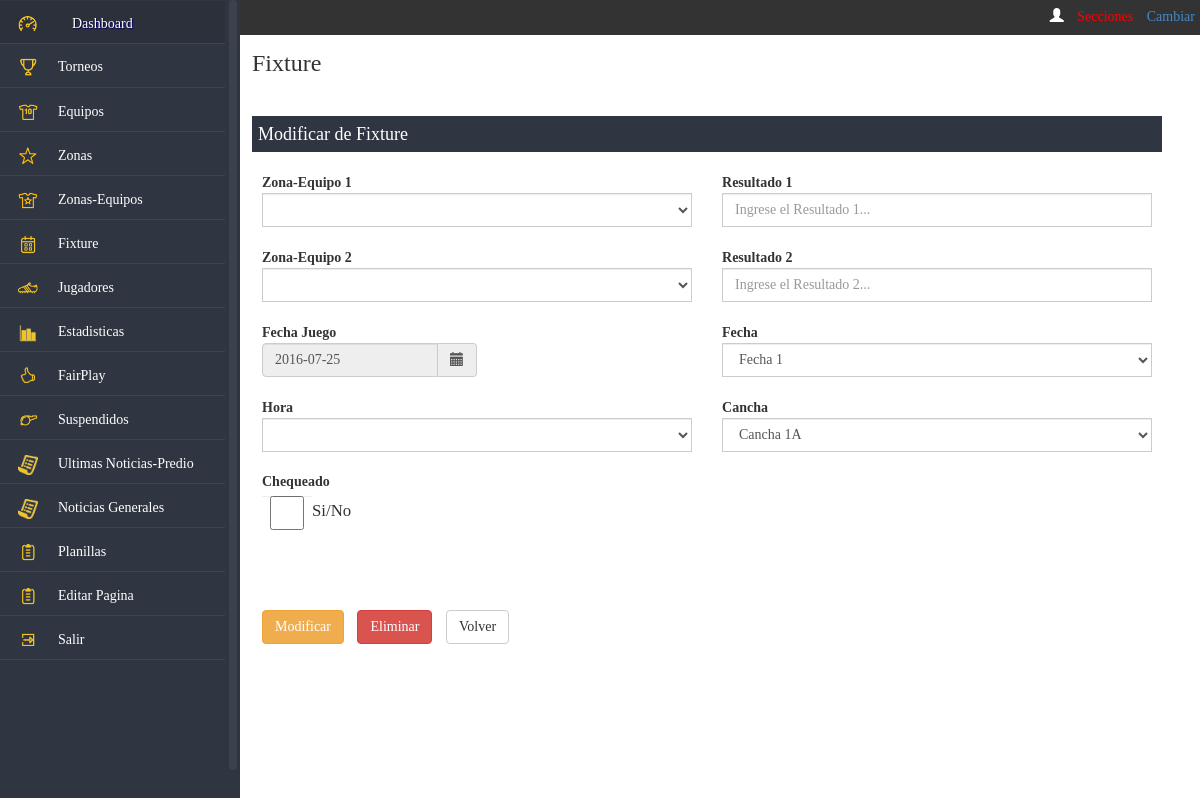
Page /dashboard/fixture/modificar.php?id=6789 (signed in) on the committed database.
### tables this page shows
CREATE TABLE IF NOT EXISTS `predio_menu` (
  `idmenu` int(11) NOT NULL AUTO_INCREMENT,
  `url` varchar(45) NOT NULL,
  `icono` varchar(45) DEFAULT NULL,
  `nombre` varchar(45) NOT NULL,
  `Orden` smallint(6) DEFAULT NULL,
  `hover` varchar(45) DEFAULT NULL,
  `permiso` varchar(50) DEFAULT NULL,
  `administracion` bit(1) DEFAULT NULL,
  `torneo` bit(1) DEFAULT NULL,
  `reportes` bit(1) DEFAULT NULL,
  PRIMARY KEY (`idmenu`)
);

CREATE TABLE IF NOT EXISTS `tbfechas` (
  `idfecha` int(11) NOT NULL AUTO_INCREMENT,
  `tipofecha` varchar(10) DEFAULT NULL,
  `resumen` varchar(50000) DEFAULT NULL,
  PRIMARY KEY (`idfecha`)
);

CREATE TABLE IF NOT EXISTS `tbcanchas` (
  `idcancha` int(11) NOT NULL AUTO_INCREMENT,
  `cancha` varchar(55) NOT NULL,
  `coordenadas` point DEFAULT NULL,
  `refcountry` int(11) NOT NULL,
  PRIMARY KEY (`idcancha`)
);

### includes/appconfig.php (called while the page is built, shortened)
<?php
class appconfig {
function conexion() {
		$hostname = "localhost";
		$database = "ssaic";
		$username = "root";
		$password = "";
		$conexion = array("hostname" => $hostname,
						  "database" => $database,
						  "username" => $username,
						  "password" => $password);
		return $conexion;
}
}
?>

### dashboard/fixture/modificar.php (the view, shortened to what this page needs)
<?php
if (!isset($_SESSION['usua_predio']))
{
	header('Location: ../../error.php');
} else {
include ('../../includes/funciones.php');
include ('../../includes/funcionesHTML.php');
$serviciosFunciones 	= new Servicios();
$serviciosHTML 			= new ServiciosHTML();
$serviciosZonasEquipos 	= new ServiciosZonasEquipos();
$resMenu = $serviciosHTML->menu(utf8_encode($_SESSION['nombre_predio']),"Fixture",$_SESSION['refroll_predio'],utf8_encode($_SESSION['torneo_predio']),0,1,0);
$id = $_GET['id'];
$resResultado = $serviciosZonasEquipos->TraerFixturePorId($id);
$tabla 			= "dbfixture";
$lblCambio	 	= array("reftorneoge_a","resultado_a","reftorneoge_b","resultado_b","fechajuego","refFecha","cancha");
$lblreemplazo	= array("Zona-Equipo 1","Resultado 1","Zona-Equipo 2","Resultado 2","Fecha Juego","Fecha","Cancha");
$cadRef = '';
$cadRefb = '';
$resFechas 	= $serviciosFunciones->TraerFecha();
$cadRef2 = '';
while ($rowZ = mysql_fetch_array($resFechas)) {
	if (mysql_result($resResultado,0,'refFecha') == $rowZ[0]) {
		$cadRef2 = $cadRef2.'<option value="'.$rowZ[0].'" selected>'.utf8_encode($rowZ[1]).'</option>';
	} else {
		$cadRef2 = $cadRef2.'<option value="'.$rowZ[0].'">'.utf8_encode($rowZ[1]).'</option>';
	}
}
$resCanchas 	= $serviciosFunciones->TraerCanchas();
$cadRef3 = '';
while ($rowC = mysql_fetch_array($resCanchas)) {
	if (mysql_result($resResultado,0,'cancha') == $rowC[1]) {
		$cadRef3 = $cadRef3.'<option value="'.$rowC[0].'" selected>'.utf8_encode($rowC[1]).'</option>';
	} else {
		$cadRef3 = $cadRef3.'<option value="'.$rowC[0].'">'.utf8_encode($rowC[1]).'</option>';
	}
}
$cadRef4 = '';
$refdescripcion = array(0 => $cadRef,1=>$cadRefb,2=>$cadRef2,3=>$cadRef3,4=>$cadRef4);
$refCampo	 	= array("reftorneoge_a","reftorneoge_b","refFecha","cancha","Hora");
$formulario 	= $serviciosFunciones->camposTablaModificar($id, "idfixture", "modificarFixture",$tabla,$lblCambio,$lblreemplazo,$refdescripcion,$refCampo);
?>
<!DOCTYPE HTML>
<html>
<head>
<link href="../../css/estiloDash.css" rel="stylesheet" type="text/css">
    <link rel="stylesheet" href="../../css/jquery-ui.css">
    <link rel="stylesheet" href="../../bootstrap/css/bootstrap.min.css"/>
	<link rel="stylesheet" href="../../css/bootstrap-datetimepicker.min.css">
    <link rel="stylesheet" href="../../css/bootstrap-timepicker.css">
   <link href="../../css/perfect-scrollbar.css" rel="stylesheet">
</head>
<body>
 <?php echo $resMenu; ?>
<div id="content">
<h3>Fixture</h3>
    <div class="boxInfoLargo">
        <div id="headBoxInfo">
        	<p style="color: #fff; font-size:18px; height:16px;">Modificar de Fixture</p>
        </div>
    	<div class="cuerpoBox">
        	<form class="form-inline formulario" role="form">
			<div class="row">
			<?php echo $formulario; ?>
            </div>
            <div class='row' style="margin-left:25px; margin-right:25px;">
                <div class='alert'>
                </div>
            </div>
            <div class="row">
                <div class="col-md-12">
                <ul class="list-inline" style="margin-top:15px;">
                    <li>
                        <button type="button" class="btn btn-warning" id="cargar" style="margin-left:0px;">Modificar</button>
                    </li>
                    <li>
                        <button type="button" class="btn btn-danger varborrar" id="<?php echo $id; ?>" style="margin-left:0px;">Eliminar</button>
                    </li>
                    <li>
                        <button type="button" class="btn btn-default volver" style="margin-left:0px;">Volver</button>
                    </li>
                </ul>
                </div>
            </div>
            </form>
    	</div>
    </div>
</div>
<?php } ?>
</body>
</html>

### includes/funcionesHTML.php (shortened to what this page needs)
<?php
class ServiciosHTML {
function menu($usuario,$titulo,$rol,$torneo,$admin,$torneos,$reportes) {
	$sql = "select idmenu,url,icono, nombre, permiso
				from predio_menu
				where permiso like '%".$rol."%'
					  and administracion = ".$admin."
					  and torneo = ".$torneos."
					  and reportes = ".$reportes."
				order by orden";
	$res = $this->query($sql,0);
	$cadmenu = "";
	while ($row = mysql_fetch_array($res)) {
		if ($titulo == $row['nombre']) {
			$row['url'] = "index.php";
		}
		if (strpos($row['permiso'],$rol) !== false) {
			if ($row['idmenu'] == 1) {
				$cadmenu = $cadmenu.'<li class="arriba"><div class="'.$row['icono'].'"></div><a href="'.$row['url'].'">'.$row['nombre'].'</a></li>';
			} else {
				$cadmenu = $cadmenu.'<li><div class="'.$row['icono'].'"></div><a href="'.$row['url'].'">'.$row['nombre'].'</a></li>';
			}
		}
	}
	$menu = '
		<div style="background-color:#333; position:absolute; top:0;left:0; height:35px; width:100%; color:#FFF; padding-top:7px;" align="right">
			<ul class="list-inline">
				<li><span class="glyphicon glyphicon-user"></span> '.$usuario.'</li>
				<li><a href="../seccion.php" style="color:#F00;" id="seccionmenu">Secciones </a></li>
				<li style="color:#FC0;">'.$torneo.' <a href="../torneos/cambiartorneo.php"> Cambiar</a></li>
			</ul>
		</div>
		<div style="height:30px;">
		</div>
		<div id="navigation" >
				<nav class="nav col-md-12 col-xs-12">
					<ul>
						'.$cadmenu.'
					</ul>
				</nav>
			 </div>
		</div>';
	return $menu;
}
Function query($sql,$accion) {
		require_once 'appconfig.php';
		$appconfig	= new appconfig();
		$datos		= $appconfig->conexion();
		$hostname	= $datos['hostname'];
		$database	= $datos['database'];
		$username	= $datos['username'];
		$password	= $datos['password'];
		$conex = mysql_connect($hostname,$username,$password) or die ("no se puede conectar".mysql_error());
		$result = mysql_query($sql,$conex);
		return $result;
	}
}
?>

### includes/funciones.php (shortened to what this page needs)
<?php
class Servicios {
	function TraerFixturePorId($id) {
		$sql = "SELECT idfixture,
					reftorneoge_a,
					resultado_a,
					reftorneoge_b,
					resultado_b,
					fechajuego,
					reffecha,
					hora,
					cancha,
					(CASE WHEN chequeado =1
					THEN  '1'
					ELSE  '0'
					END
					) AS chequeado
				FROM dbfixture
				where idfixture = ".$id;
		return $this->query($sql,0);
	}
	function camposTablaModificar($id,$lblid,$accion,$tabla,$lblcambio,$lblreemplazo,$refdescripcion,$refCampo) {
		switch ($tabla) {
			case 'dbfixture':
				$resMod = $this->TraerFixturePorId($id);
				break;
		}
		$sql	=	"show columns from ".$tabla;
		$res 	=	$this->query($sql,0);
		$camposEscondido = "";
		if ($res == false) {
			return 'Error al traer datos';
		} else {
			$form	=	'';
			while ($row = mysql_fetch_array($res)) {
				$i = 0;
				foreach ($lblcambio as $cambio) {
					if ($row[0] == $cambio) {
						$label = $lblreemplazo[$i];
						$i = 0;
						break;
					} else {
						$label = $row[0];
					}
					$i = $i + 1;
				}
				if ($row[3] != 'PRI') {
					if (strpos($row[1],"decimal") !== false) {
						$form	=	$form.'
						<div class="form-group col-md-6">
							<label for="'.$label.'" class="control-label" style="text-align:left">'.ucwords($label).'</label>
							<div class="input-group col-md-12">
								<span class="input-group-addon">$</span>
								<input type="text" class="form-control" id="'.strtolower($row[0]).'" name="'.strtolower($row[0]).'" value="'.mysql_result($resMod,0,$row[0]).'" required>
								<span class="input-group-addon">.00</span>
							</div>
						</div>
						';
					} else {
						if ( in_array($row[0],$refCampo) ) {
							$campo = strtolower($row[0]);
							$option = $refdescripcion[array_search($row[0], $refCampo)];
							$form	=	$form.'
							<div class="form-group col-md-6">
								<label for="'.$campo.'" class="control-label" style="text-align:left">'.$label.'</label>
								<div class="input-group col-md-12">
									<select class="form-control" id="'.strtolower($campo).'" name="'.strtolower($campo).'">
										';
							$form	=	$form.$option;
							$form	=	$form.'		</select>
								</div>
							</div>
							';
						} else {
							if (strpos($row[1],"bit") !== false) {
								$label = ucwords($label);
								$campo = strtolower($row[0]);
								$activo = '';
								$form	=	$form.'
								<div class="form-group col-md-6">
									<label for="'.$campo.'" class="control-label" style="text-align:left">'.$label.'</label>
									<div class="input-group col-md-12 fontcheck">
										<input type="checkbox" '.$activo.' class="form-control" id="'.$campo.'" name="'.$campo.'" style="width:50px;" required> <p>Si/No</p>
									</div>
								</div>
								';
							} else {
								if (strpos($row[1],"date") !== false) {
									$label = ucwords($label);
									$campo = strtolower($row[0]);
									$form	=	$form.'
									<div class="form-group col-md-6">
										<label for="'.$campo.'" class="control-label" style="text-align:left">'.$label.'</label>
										<div class="input-group date form_date col-md-6" data-date="" data-date-format="dd MM yyyy" data-link-field="'.$campo.'" data-link-format="yyyy-mm-dd">
											<input class="form-control" value="'.mysql_result($resMod,0,$row[0]).'" size="50" type="text" value="" readonly>
											<span class="input-group-addon"><span class="glyphicon glyphicon-calendar"></span></span>
										</div>
										<input type="hidden" name="'.$campo.'" id="'.$campo.'" value="'.mysql_result($resMod,0,$row[0]).'" />
									</div>
									';
								} else {
									if (strpos($row[1],"time") !== false) {
										$label = ucwords($label);
										$campo = strtolower($row[0]);
										$form	=	$form.'
										<div class="form-group col-md-6">
											<label for="'.$campo.'" class="control-label" style="text-align:left">'.$label.'</label>
											<div class="input-group bootstrap-timepicker col-md-6">
												<input id="timepicker2" value="'.mysql_result($resMod,0,$row[0]).'" name="'.$campo.'" class="form-control">
												<span class="input-group-addon">
<span class="glyphicon glyphicon-time"></span>
</span>
											</div>
										</div>
										';
									} else {
										if ((integer)(str_replace('varchar(','',$row[1])) > 200) {
											$label = ucwords($label);
											$campo = strtolower($row[0]);
											$form	=	$form.'
											<div class="form-group col-md-6">
												<label for="'.$campo.'" class="control-label" style="text-align:left">'.$label.'</label>
												<div class="input-group col-md-12">
													<textarea type="text" rows="10" cols="6" class="form-control" id="'.$campo.'" name="'.$campo.'" placeholder="Ingrese el '.$label.'..." required>'.htmlspecialchars(mysql_result($resMod,0,$row[0]),ENT_HTML5).'</textarea>
												</div>
											</div>
											';
										} else {
											if (strtolower($row[1]) == 'mediumtext') {
											$label = ucwords($label);
											$campo = strtolower($row[0]);
											if ($campo == 'texto') {
												$form	=	$form.'
												<div class="form-group col-md-12">
													<label for="'.$campo.'" class="control-label" style="text-align:left">'.$label.'</label>
													<div class="input-group col-md-12">
														<textarea type="text" rows="110" cols="160" class="form-control" id="'.$campo.'" name="'.$campo.'" placeholder="Ingrese el '.$label.'..." required>'.(utf8_decode(mysql_result($resMod,0,$row[0]))).'</textarea>
													</div>
												</div>
												';
											} else {
												$form	=	$form.'
												<div class="form-group col-md-12">
													<label for="'.$campo.'" class="control-label" style="text-align:left">'.$label.'</label>
													<div class="input-group col-md-12">
														<textarea name="'.$campo.'" id="'.$campo.'" rows="200" cols="160">
															Ingrese la noticia.
														</textarea>
													</div>
												</div>
												';
											}
											} else {
												$label = ucwords($label);
												$campo = strtolower($row[0]);
												$form	=	$form.'
												<div class="form-group col-md-6">
													<label for="'.$campo.'" class="control-label" style="text-align:left">'.$label.'</label>
													<div class="input-group col-md-12">
														<input type="text" value="'.htmlspecialchars(utf8_encode(mysql_result($resMod,0,$row[0])),ENT_HTML5).'" class="form-control" id="'.$campo.'" name="'.$campo.'" placeholder="Ingrese el '.$label.'..." required>
													</div>
												</div>
												';
											}
										}
									}
								}
							}
						}
					}
				} else {
					$camposEscondido = $camposEscondido.'<input type="hidden" id="accion" name="accion" value="'.$accion.'"/>'.'<input type="hidden" id="id" name="id" value="'.$id.'"/>';
				}
			}
			$formulario = $form."<br><br>".$camposEscondido;
			return $formulario;
		}
	}
	function TraerCanchas() {
		$sql = "select idcancha, cancha from tbcanchas order by idcancha";
		return $this-> query($sql,0);
	}
	function TraerFecha() {
		$sql = "select * from tbfechas";
		return $this-> query($sql,0);
	}
	function query($sql,$accion) {
		require_once 'appconfig.php';
		$appconfig	= new appconfig();
		$datos		= $appconfig->conexion();
		$hostname	= $datos['hostname'];
		$database	= $datos['database'];
		$username	= $datos['username'];
		$password	= $datos['password'];
		$conex = mysql_connect($hostname,$username,$password) or die ("no se puede conectar".mysql_error());
		        $error = 0;
		$result=mysql_query($sql,$conex);
		if($error==1){
			mysql_query("ROLLBACK");
			return false;
		}
		 else{
			return $result;
		}
	}
	}
?>

### rows in the picture
predio_menu: nombre "Dashboard"
predio_menu: nombre "Torneos"
predio_menu: nombre "Equipos"
predio_menu: nombre "Zonas"
predio_menu: nombre "Zonas-Equipos"
predio_menu: nombre "Fixture"
predio_menu: nombre "Jugadores"
predio_menu: nombre "Estadisticas"
predio_menu: nombre "FairPlay"
predio_menu: nombre "Suspendidos"
predio_menu: nombre "Ultimas Noticias-Predio"
predio_menu: nombre "Noticias Generales"
predio_menu: nombre "Planillas"
predio_menu: nombre "Editar Pagina"
predio_menu: nombre "Salir"
tbfechas: reffecha "Fecha 1"
tbcanchas: cancha "Cancha 1A"

### other values in the picture
$label "Zona-Equipo 1 Zona-Equipo 2 Fecha Hora Cancha"
$label "Resultado 1 Resultado 2"
$label "Fecha Juego"
$label "Chequeado"
